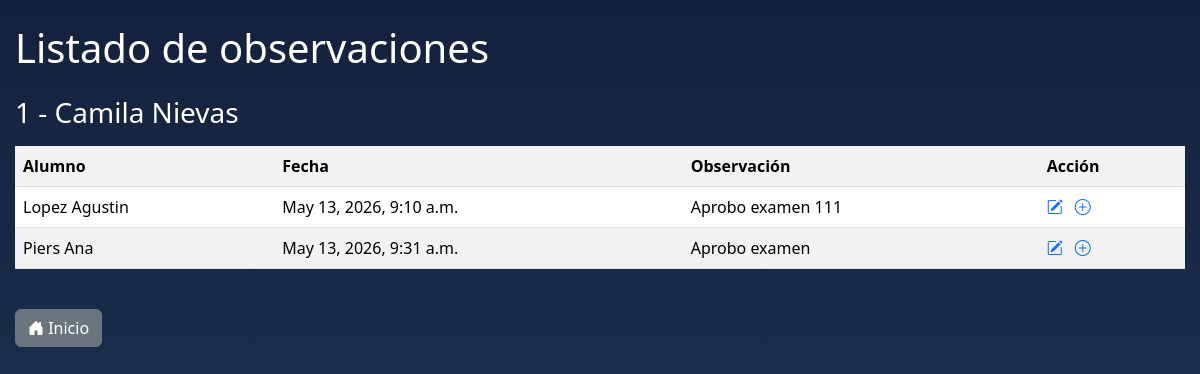
The page /observaciones/lista/1/ on the database as committed earlier.
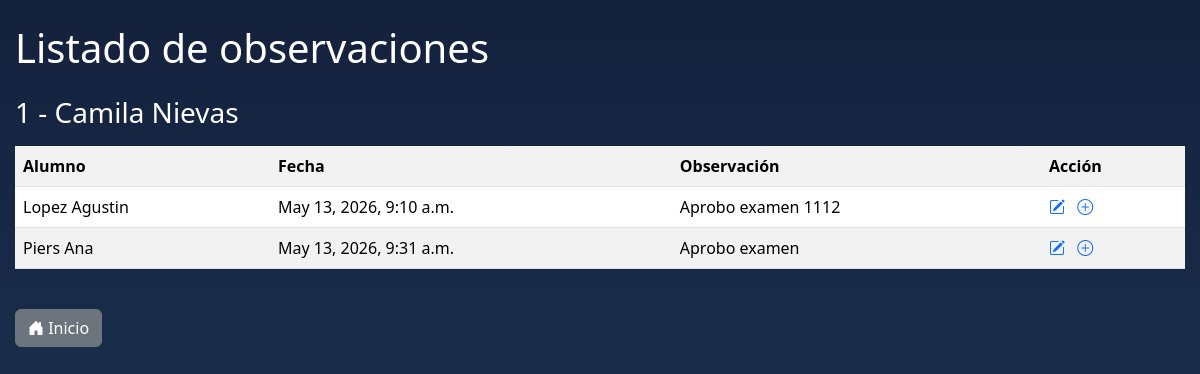
The same page on the database as committed later.
### asistencias/models.py (models this page shows, shortened)
class Alumno(models.Model):
    nombre = models.CharField(max_length=100)
    apellido = models.CharField(max_length=100)
    cursos = models.ManyToManyField(Curso, related_name='alumnos')

class Observacion(models.Model):
    alumno = models.ForeignKey(Alumno, on_delete=models.CASCADE)
    curso = models.ForeignKey(Curso, on_delete=models.CASCADE)
    fecha_hora = models.DateTimeField(auto_now_add=True)
    descripcion = models.TextField()
    class Meta:
        ordering = ['-fecha_hora']

### asistencias/views.py (the view)
def lista_observaciones(request, curso_id):
    curso = get_object_or_404(Curso, id=curso_id)
    alumnos = curso.alumnos.all().order_by('apellido', 'nombre')
    return render(request, 'asistencias/lista_observaciones.html', {
        'curso': curso,
        'alumnos': alumnos
    })

### asistencias/templates/asistencias/lista_observaciones.html
{% extends 'base.html' %}
{% block content %}
<h1 class="mb-4">
    Listado de observaciones
</h1>
<h3 class="mb-3">
    {{ curso.nombre }} - {{ curso.escuela.nombre }}
</h3>
<table class="table table-striped table-hover">
    <tr>
        <th>Alumno</th>
        <th>Fecha</th>
        <th>Observación</th>
        <th>Acción</th>
    </tr>
    {% for alumno in alumnos %}
        <tr>
            <td>
                {{ alumno.apellido }}
                {{ alumno.nombre }}
            </td>
            <td>
                {% if alumno.observacion_set.last %}
                    {{ alumno.observacion_set.last.fecha_hora }}
                {% else %}
                    -
                {% endif %}
            </td>
            <td>
                {% if alumno.observacion_set.last %}
                    {{ alumno.observacion_set.last.descripcion }}
                {% else %}
                    Sin observaciones
                {% endif %}
            </td>
            <td>
                {% if alumno.observacion_set.last %}
                    <a href="/observaciones/editar/{{ alumno.observacion_set.last.id }}/"
                       class="text-decoration-none me-2">
                        <i class="bi bi-pencil-square"></i>
                    </a>
                {% endif %}
                <a href="/observaciones/nueva/alumno/{{ alumno.id }}/curso/{{ curso.id }}/"
                   class="text-decoration-none">
                    <i class="bi bi-plus-circle"></i>
                </a>
            </td>
        </tr>
    {% empty %}
        <tr>
            <td colspan="4">
                No hay alumnos registrados.
            </td>
        </tr>
    {% endfor %}
</table>
<br>
<a href="/inicio/" class="btn btn-secondary">
    <i class="bi bi-house-door-fill"></i>
    Inicio
</a>
{% endblock %}

Rows that differ between the two databases and show on the page:
changed through a linked row, Alumno "Lopez": observacion_set.last.descripcion "Aprobo examen 111" → "Aprobo examen 1112"
